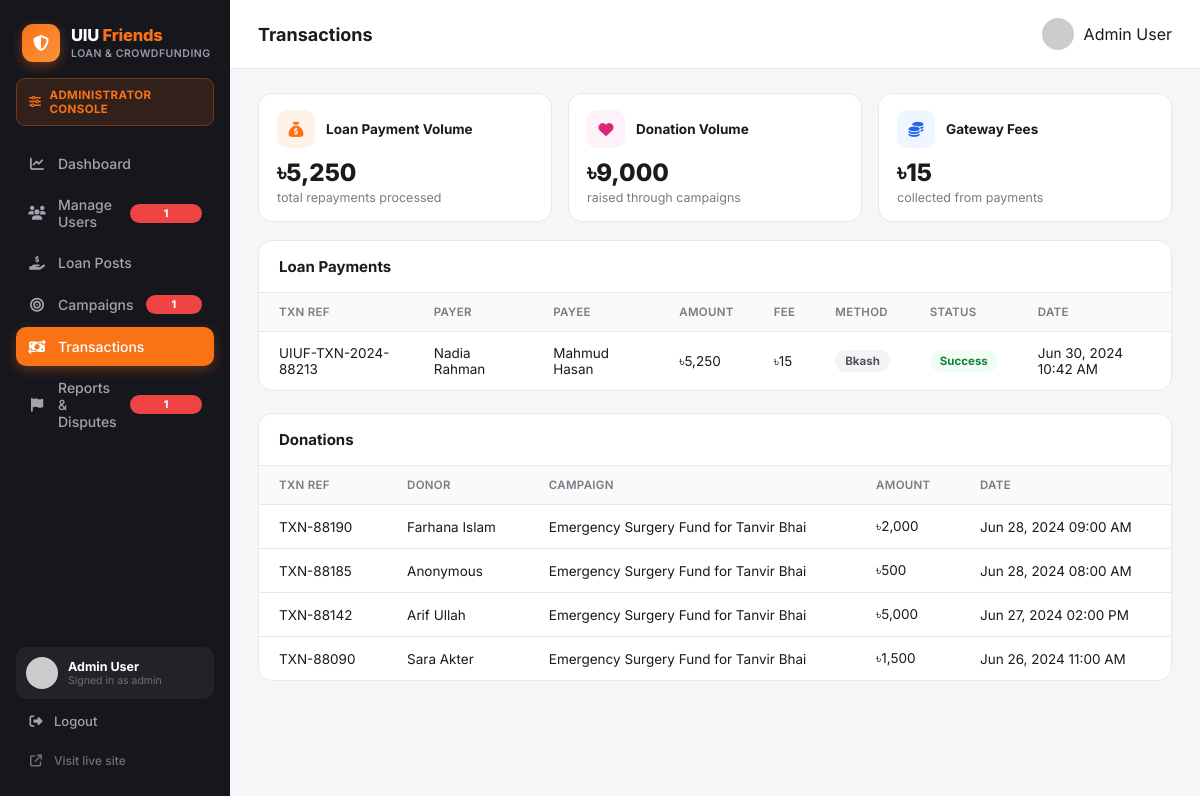
Screenshot of /admin/transactions.php (signed in) with the database file from the repository.
### tables this page shows
CREATE TABLE users (
    id                      INT AUTO_INCREMENT PRIMARY KEY,
    full_name               VARCHAR(120)  NOT NULL,
    email                   VARCHAR(150)  NOT NULL UNIQUE,
    password_hash           VARCHAR(255)  NOT NULL,
    student_id              VARCHAR(30)   NOT NULL UNIQUE,
    department              VARCHAR(20)   NOT NULL,
    batch                   VARCHAR(10)   NOT NULL,
    phone                   VARCHAR(20)   DEFAULT NULL,
    avatar                  VARCHAR(255)  DEFAULT 'assets/img/default-avatar.svg',
    role                    ENUM('user','admin') NOT NULL DEFAULT 'user',
    trust_score             DECIMAL(3,2)  NOT NULL DEFAULT 4.00,
    uiu_id_verified         TINYINT(1)    NOT NULL DEFAULT 0,
    email_verified          TINYINT(1)    NOT NULL DEFAULT 0,
    phone_verified          TINYINT(1)    NOT NULL DEFAULT 0,
    payment_linked          TINYINT(1)    NOT NULL DEFAULT 0,
    agreement_accepted      TINYINT(1)    NOT NULL DEFAULT 0,
     
    nid_number              VARCHAR(20)   DEFAULT NULL UNIQUE,
    date_of_birth           DATE          DEFAULT NULL,
    address                 VARCHAR(255)  DEFAULT NULL,
    nid_front               VARCHAR(255)  DEFAULT NULL,
    nid_back                VARCHAR(255)  DEFAULT NULL,
    nid_status              ENUM('not_submitted','pending','verified','rejected') NOT NULL DEFAULT 'not_submitted',
    nid_reject_reason       VARCHAR(255)  DEFAULT NULL,
    nid_submitted_at        DATETIME      DEFAULT NULL,
    status                  ENUM('active','suspended') NOT NULL DEFAULT 'active',
    created_at              DATETIME      NOT NULL DEFAULT CURRENT_TIMESTAMP
);

CREATE TABLE transactions (
    id                  INT AUTO_INCREMENT PRIMARY KEY,
    agreement_id        INT NOT NULL,
    installment_id      INT DEFAULT NULL,
    txn_ref             VARCHAR(40) NOT NULL UNIQUE,
    payer_id            INT NOT NULL,
    payee_id            INT NOT NULL,
    amount              DECIMAL(12,2) NOT NULL,
    gateway_fee         DECIMAL(12,2) NOT NULL DEFAULT 0,
    payment_method      ENUM('bkash','nagad','card','bank') NOT NULL,
    status              ENUM('success','pending','failed') NOT NULL DEFAULT 'success',
    created_at          DATETIME NOT NULL DEFAULT CURRENT_TIMESTAMP,
    FOREIGN KEY (agreement_id) REFERENCES agreements(id) ON DELETE CASCADE,
    FOREIGN KEY (installment_id) REFERENCES installments(id) ON DELETE SET NULL,
    FOREIGN KEY (payer_id) REFERENCES users(id) ON DELETE CASCADE,
    FOREIGN KEY (payee_id) REFERENCES users(id) ON DELETE CASCADE
);

CREATE TABLE donations (
    id              INT AUTO_INCREMENT PRIMARY KEY,
    campaign_id     INT NOT NULL,
    donor_id        INT NOT NULL,
    amount          DECIMAL(12,2) NOT NULL,
    anonymous       TINYINT(1) NOT NULL DEFAULT 0,
    txn_ref         VARCHAR(40) NOT NULL UNIQUE,
    created_at      DATETIME NOT NULL DEFAULT CURRENT_TIMESTAMP,
    FOREIGN KEY (campaign_id) REFERENCES campaigns(id) ON DELETE CASCADE,
    FOREIGN KEY (donor_id) REFERENCES users(id) ON DELETE CASCADE
);

CREATE TABLE campaigns (
    id              INT AUTO_INCREMENT PRIMARY KEY,
    organizer_id    INT NOT NULL,
    title           VARCHAR(150) NOT NULL,
    description     TEXT NOT NULL,
    goal_amount     DECIMAL(12,2) NOT NULL,
    raised_amount   DECIMAL(12,2) NOT NULL DEFAULT 0,
    image           VARCHAR(255) DEFAULT NULL,
    days_left       INT NOT NULL DEFAULT 30,
    id_verified     TINYINT(1) NOT NULL DEFAULT 0,
    docs_verified   TINYINT(1) NOT NULL DEFAULT 0,
    admin_status    ENUM('pending','verified','rejected') NOT NULL DEFAULT 'pending',
     
    category            VARCHAR(40)  NOT NULL DEFAULT 'Other',
    beneficiary_name    VARCHAR(120) DEFAULT NULL,
    beneficiary_relation VARCHAR(60) DEFAULT NULL,
    contact_phone       VARCHAR(20)  DEFAULT NULL,
    receive_method      ENUM('bkash','nagad','bank','hospital','other') DEFAULT NULL,
    receive_account     VARCHAR(150) DEFAULT NULL,
    admin_note          VARCHAR(255) DEFAULT NULL,
    created_at      DATETIME NOT NULL DEFAULT CURRENT_TIMESTAMP,
    FOREIGN KEY (organizer_id) REFERENCES users(id) ON DELETE CASCADE
);

### includes/functions.php (called while the page is built, shortened)
<?php
require_once __DIR__ . '/../config/db.php';
function current_admin(): ?array {
    global $pdo;
    $stmt = $pdo->prepare("SELECT * FROM users WHERE id = ? AND role = 'admin'");
    $stmt->execute([$_SESSION['admin_id']]);
    return $stmt->fetch() ?: null;
}
function e(?string $str): string {
    return htmlspecialchars($str ?? '', ENT_QUOTES, 'UTF-8');
}
function taka(float $amount): string {
    return '৳' . number_format($amount, $amount == floor($amount) ? 0 : 2);
}

### admin/transactions.php (the view, shortened to what this page needs)
<?php
require_once __DIR__ . '/../includes/functions.php';
$admin = current_admin();
$active = 'transactions.php';
$loanTx = $pdo->query("SELECT t.*, u1.full_name payer, u2.full_name payee FROM transactions t
    JOIN users u1 ON u1.id=t.payer_id JOIN users u2 ON u2.id=t.payee_id ORDER BY t.created_at DESC LIMIT 100")->fetchAll();
$donationTx = $pdo->query("SELECT d.*, u.full_name donor, c.title campaign_title FROM donations d
    JOIN users u ON u.id=d.donor_id JOIN campaigns c ON c.id=d.campaign_id ORDER BY d.created_at DESC LIMIT 100")->fetchAll();
$totalLoanVolume = $pdo->query("SELECT COALESCE(SUM(amount),0) s FROM transactions")->fetch()['s'];
$totalFees = $pdo->query("SELECT COALESCE(SUM(gateway_fee),0) s FROM transactions")->fetch()['s'];
$totalDonationVolume = $pdo->query("SELECT COALESCE(SUM(amount),0) s FROM donations")->fetch()['s'];
include __DIR__ . '/../includes/header.php';
?>
<div class="admin-shell">
  <?php include __DIR__ . '/includes/sidebar.php'; ?>
  <div class="admin-main">
    <div class="admin-topbar"><h1>Transactions</h1><div class="mini-user"><img src="<?= e($admin['avatar']) ?>"><span><?= e($admin['full_name']) ?></span></div></div>
    <div class="admin-content">
      <div class="kpi-row" style="grid-template-columns:repeat(3,1fr);">
        <div class="kpi-card">
          <div class="kpi-head"><div class="icon" style="background:#fff3e8;color:#f97316;"><i class="fa-solid fa-sack-dollar"></i></div><div class="kpi-title">Loan Payment Volume</div></div>
          <div class="num"><?= taka($totalLoanVolume) ?></div><div class="lbl">total repayments processed</div>
        </div>
        <div class="kpi-card">
          <div class="kpi-head"><div class="icon" style="background:#fdf2f8;color:#db2777;"><i class="fa-solid fa-heart"></i></div><div class="kpi-title">Donation Volume</div></div>
          <div class="num"><?= taka($totalDonationVolume) ?></div><div class="lbl">raised through campaigns</div>
        </div>
        <div class="kpi-card">
          <div class="kpi-head"><div class="icon" style="background:#eff6ff;color:#2563eb;"><i class="fa-solid fa-coins"></i></div><div class="kpi-title">Gateway Fees</div></div>
          <div class="num"><?= taka($totalFees) ?></div><div class="lbl">collected from payments</div>
        </div>
      </div>
      <div class="admin-table-card" style="margin-bottom:22px;">
        <div class="head"><h3>Loan Payments</h3></div>
        <table class="admin-table">
          <tr><th>Txn Ref</th><th>Payer</th><th>Payee</th><th>Amount</th><th>Fee</th><th>Method</th><th>Status</th><th>Date</th></tr>
          <?php foreach ($loanTx as $t): ?>
          <tr>
            <td><?= e($t['txn_ref']) ?></td>
            <td><?= e($t['payer']) ?></td>
            <td><?= e($t['payee']) ?></td>
            <td><?= taka($t['amount']) ?></td>
            <td><?= taka($t['gateway_fee']) ?></td>
            <td><span class="pill pill-gray"><?= ucfirst($t['payment_method']) ?></span></td>
            <td><span class="pill pill-green"><?= ucfirst($t['status']) ?></span></td>
            <td><?= date('M d, Y h:i A', strtotime($t['created_at'])) ?></td>
          </tr>
          <?php endforeach; ?>
        </table>
      </div>
      <div class="admin-table-card">
        <div class="head"><h3>Donations</h3></div>
        <table class="admin-table">
          <tr><th>Txn Ref</th><th>Donor</th><th>Campaign</th><th>Amount</th><th>Date</th></tr>
          <?php foreach ($donationTx as $d): ?>
          <tr>
            <td><?= e($d['txn_ref']) ?></td>
            <td><?= $d['anonymous'] ? 'Anonymous' : e($d['donor']) ?></td>
            <td><?= e($d['campaign_title']) ?></td>
            <td><?= taka($d['amount']) ?></td>
            <td><?= date('M d, Y h:i A', strtotime($d['created_at'])) ?></td>
          </tr>
          <?php endforeach; ?>
        </table>
      </div>
    </div>
  </div>
</div>
</body>
</html>

### admin/includes/sidebar.php (shortened to what this page needs)
<?php
global $pdo;
$navPendingPosts = (int)$pdo->query("SELECT COUNT(*) c FROM loan_posts WHERE admin_status='pending'")->fetch()['c'];
$navPendingCamps = (int)$pdo->query("SELECT COUNT(*) c FROM campaigns WHERE admin_status='pending'")->fetch()['c'];
$navUnverified   = (int)$pdo->query("SELECT COUNT(*) c FROM users WHERE role='user' AND nid_status='pending'")->fetch()['c'];
$navOpenReports  = (int)$pdo->query("SELECT COUNT(*) c FROM reports WHERE status='open'")->fetch()['c'];
$nav = [
    'dashboard.php'    => ['icon' => 'fa-chart-line',         'label' => 'Dashboard',          'badge' => 0],
    'users.php'        => ['icon' => 'fa-users',              'label' => 'Manage Users',       'badge' => $navUnverified],
    'loan_posts.php'   => ['icon' => 'fa-hand-holding-dollar','label' => 'Loan Posts',         'badge' => $navPendingPosts],
    'campaigns.php'    => ['icon' => 'fa-bullseye',           'label' => 'Campaigns',          'badge' => $navPendingCamps],
    'transactions.php' => ['icon' => 'fa-money-bill-transfer','label' => 'Transactions',       'badge' => 0],
    'reports.php'      => ['icon' => 'fa-flag',               'label' => 'Reports & Disputes', 'badge' => $navOpenReports],
];
?>
<aside class="admin-sidebar">
  <a href="dashboard.php" class="admin-brand">
    <div class="admin-brand-mark"><i class="fa-solid fa-shield-halved"></i></div>
    <div class="admin-brand-text">
      <div class="admin-brand-name">UIU <span>Friends</span></div>
      <div class="admin-brand-sub">Loan &amp; Crowdfunding</div>
    </div>
  </a>
  <div class="admin-console-badge">
    <i class="fa-solid fa-sliders"></i>
    <span>Administrator Console</span>
  </div>
  <nav class="admin-nav">
    <?php foreach ($nav as $file => $item): ?>
      <a href="<?= $file ?>" class="<?= $active === $file ? 'active' : '' ?>">
        <i class="fa-solid <?= $item['icon'] ?>"></i>
        <span><?= $item['label'] ?></span>
        <?php if ($item['badge'] > 0): ?>
          <span class="admin-nav-badge"><?= $item['badge'] ?></span>
        <?php endif; ?>
      </a>
    <?php endforeach; ?>
  </nav>
  <div class="admin-userbox">
    <img src="<?= e($admin['avatar'] ?? '../assets/img/default-avatar.svg') ?>" alt="">
    <div class="admin-userbox-text">
      <div class="n"><?= e($admin['full_name'] ?? 'Administrator') ?></div>
      <div class="s">Signed in as admin</div>
    </div>
  </div>
  <a href="logout.php" class="admin-logout"><i class="fa-solid fa-right-from-bracket"></i> Logout</a>
  <a href="../home.php" target="_blank" class="admin-visit"><i class="fa-solid fa-arrow-up-right-from-square"></i> Visit live site</a>
</aside>

### assets/css/style.css (style rules this page uses)
:root { --orange: #f97316; --orange-dark: #ea580c; --sidebar-bg: #16161d; --sidebar-text: #a3a3ad; --sidebar-active: #f97316; --bg: #f5f6f8; --card-bg: #ffffff; --border: #e8e8ec; --text-dark: #1a1a1f; --text-muted: #7b7b85; --green: #16a34a; --radius: 14px; --shadow: 0 1px 3px rgba(0,0,0,.06), 0 1px 2px rgba(0,0,0,.04); }
* { box-sizing: border-box; }
body { margin: 0; font-family: 'Inter', -apple-system, BlinkMacSystemFont, 'Segoe UI', sans-serif; background: var(--bg); color: var(--text-dark); }
a { text-decoration: none; color: inherit; }
img { max-width: 100%; display: block; }

### rows the page displays
users: full_name "Admin User"
transactions: txn_ref "UIUF-TXN-2024-88213", payer.full_name "Nadia Rahman", payee.full_name "Mahmud Hasan", amount "৳5,250", gateway_fee "৳15", payment_method "Bkash", status "Success", created_at "Jun 30, 2024 10:42 AM"
donations: txn_ref "TXN-88190", donor.full_name "Farhana Islam", campaign.title "Emergency Surgery Fund for Tanvir Bhai", amount "৳2,000", created_at "Jun 28, 2024 09:00 AM"
donations: txn_ref "TXN-88185", anonymous "Anonymous", campaign.title "Emergency Surgery Fund for Tanvir Bhai", amount "৳500", created_at "Jun 28, 2024 08:00 AM"
donations: txn_ref "TXN-88142", donor.full_name "Arif Ullah", campaign.title "Emergency Surgery Fund for Tanvir Bhai", amount "৳5,000", created_at "Jun 27, 2024 02:00 PM"
donations: txn_ref "TXN-88090", donor.full_name "Sara Akter", campaign.title "Emergency Surgery Fund for Tanvir Bhai", amount "৳1,500", created_at "Jun 26, 2024 11:00 AM"

### other values shown
$item['label'] "Dashboard"
$item['label'] "Manage Users"
$item['badge'] "1"
$item['label'] "Loan Posts"
$item['label'] "Campaigns"
$item['label'] "Transactions"
$item['label'] "Reports & Disputes"
taka($totalLoanVolume) "৳5,250"
taka($totalDonationVolume) "৳9,000"
taka($totalFees) "৳15"
